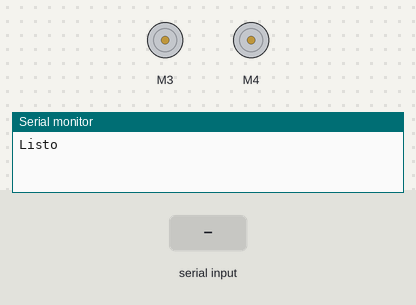
Bench run of a sketch on a simulated Arduino Uno, built with avr-gcc and run on an emulated ATmega328P. Shown: 2 × DC motor (green arrow = forward, orange = backward, longer = faster), the last lines printed to the serial monitor. The inputs (shaded band) are chosen by the test bench.

Above: at 1.2 s.
1.3 s: "F" received over the second serial link
At 2.5 s:
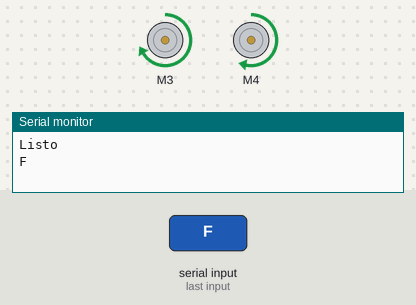
2.8 s: "B" received over the second serial link
At 3.6 s:
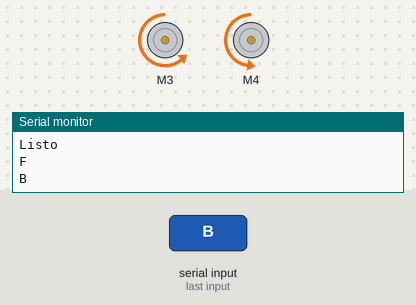
4.3 s: "L" received over the second serial link
At 4.8 s:
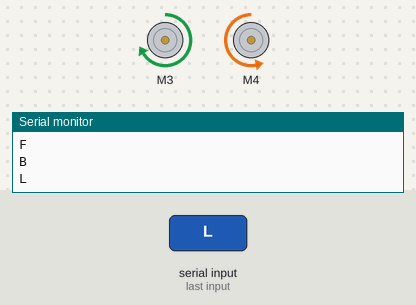
5.8 s: "R" received over the second serial link
At 7.0 s:
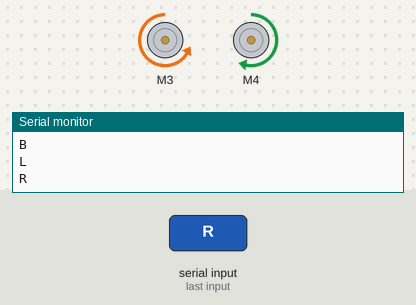
Timing chart, 0 to 8.3 s (numbered marks = the images above; inputs shaded):
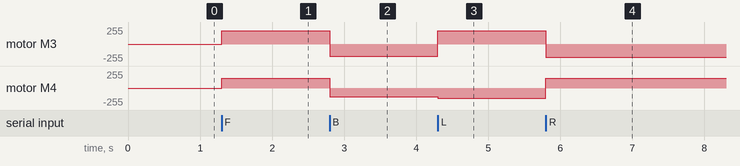

Measured:
- after the input at 1.3 s, motor M3: stopped → forward 200/255 at once; motor M4: stopped → forward 150/255 at once
- after the input at 2.8 s, motor M3: forward 200/255 → backward 180/255 at once; motor M4: forward 150/255 → backward 130/255 at once
- after the input at 4.3 s, motor M3: backward 180/255 → forward 200/255 at once; motor M4: backward 130/255 → backward 150/255 at once
- after the input at 5.8 s, motor M3: forward 200/255 → backward 200/255 at once; motor M4: backward 150/255 → forward 150/255 at once

The sketch:

programa-sumo.ino
```cpp
#include <AFMotor.h>
AF_DCMotor Motor2(3);
AF_DCMotor Motor3(4);
#include <SoftwareSerial.h>
SoftwareSerial WMBT(10,9);
char leer;
void setup(){
Serial.begin(9600);
Serial.println("Listo");
WMBT.begin(9600);
Motor2.run(RELEASE);
Motor3.run(RELEASE);
}
void loop() {
if (WMBT.available()){
leer = WMBT.read();
Serial.println(leer);
switch(leer){
case 'F':
adelante();
WMBT.println("Adelante");
break;
case 'f':
adelante();
WMBT.println("Adelante");
break;
case 'B':
retroceder();
WMBT.println("Reversa");
break;
case 'b':
retroceder();
WMBT.println("Reversa");
break;
case 'L':
izquierda();
WMBT.println("Izquierda");
break;
case 'l':
izquierda();
WMBT.println("Izquierda");
break;
case 'R':
derecha();
WMBT.println("Derecha");
break;
case 'r':
derecha();
WMBT.println("Derecha");
break;
case 'S':
detener();
WMBT.println("Detener");
break;
case 'd':
detener();
WMBT.println("Detener");
break;
}
}
}
void adelante(){
Motor2.setSpeed(200);
Motor2.run(FORWARD);
Motor3.setSpeed(200-50);
Motor3.run(FORWARD);
}
void retroceder(){
Motor2.setSpeed(180);
Motor2.run(BACKWARD);
Motor3.setSpeed(180-50);
Motor3.run(BACKWARD);
}
void derecha(){
Motor2.setSpeed(200);
Motor2.run(BACKWARD);
Motor3.setSpeed(200-50);
Motor3.run(FORWARD);
}
void izquierda(){
Motor2.setSpeed(200);
Motor2.run(FORWARD);
Motor3.setSpeed(200-50);
Motor3.run(BACKWARD);
}
void detener(){
Motor2.setSpeed(0);
Motor2.run(RELEASE);
Motor3.setSpeed(0);
Motor3.run(RELEASE);
}
```
